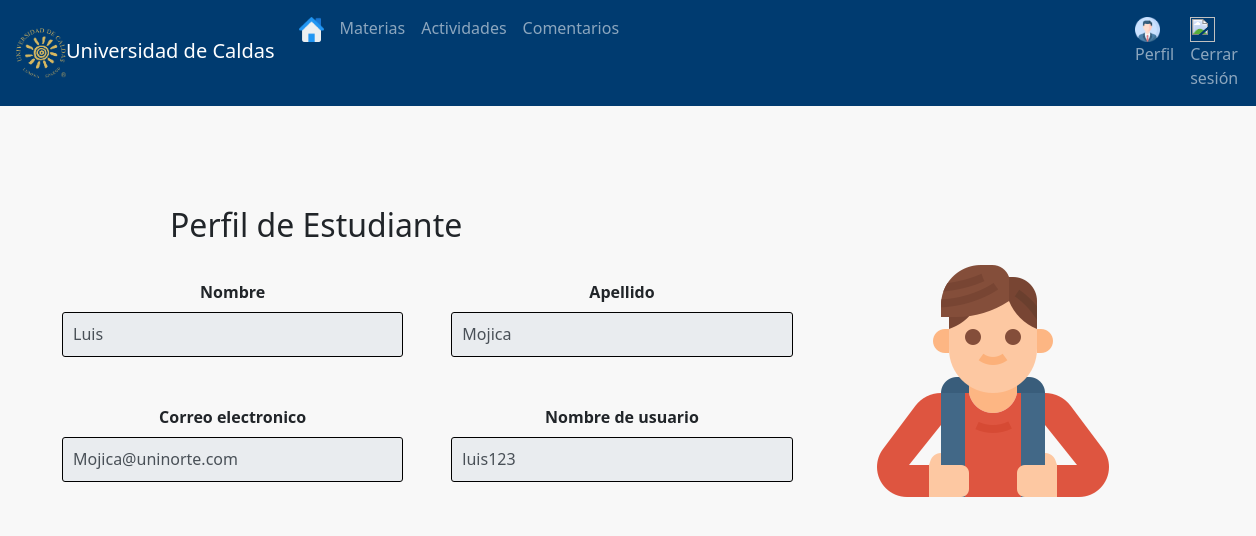
The page /Perfil (signed in) on the database its author committed.
### tables this page shows
CREATE TABLE "Usuarios" (
	"id"	INTEGER NOT NULL,
	"name"	TEXT NOT NULL,
	"apellido"	TEXT NOT NULL,
	"email"	TEXT NOT NULL,
	"username"	TEXT NOT NULL,
	"password"	TEXT NOT NULL,
	"roles"	TEXT NOT NULL,
	PRIMARY KEY("id" AUTOINCREMENT)
);

### app.py (the view)
@app.route('/Perfil', methods = ['GET'])
def perfil():
    if 'UserLogin' in session:
        usuario = db.get_user_db(session['UserLogin'])
        rolUsuario = session['Rol']
        return render_template('perfil.html', usuario = usuario, rol = rolUsuario)
    else:
        return redirect('/')

### db.py (called while the page is built)
def get_db():
    try:
        conn = sqlite3.connect(dbName)
        print('Conectada a BDD')
        return conn
    except Error:
        print(Error)

def get_user_db(userid):
    conn= get_db()
    cursor= conn.execute("select * from Usuarios where username='"+userid+"';")
    resultSet= cursor.fetchone()
    close_db(conn)
    return resultSet

### templates/perfil.html (shortened to what this page needs)
{% extends 'layout.html' %}
{% block body %}
<!DOCTYPE html>
<html lang="en">
<head>
</head>
<body>
    <h2 style="margin-left: 170px; margin-top: 100px;">Perfil de {{usuario[6]}}</h2>
    <div class="container" style="text-align: center; margin-right: 70px;">
    <div class="row align-items-center">
        <div class="col-8">
            <form class="row g-5">
                <div class="col-md-6">
                    <label class="form-label" style="font-weight: bold;">Nombre</label>
                    <input type="text" class="form-control" value="{{usuario[1]}}" readonly>
                </div>
                <div class="col-md-6">
                    <label class="form-label" style="font-weight: bold;">Apellido</label>
                    <input type="text" class="form-control" value="{{usuario[2]}}" readonly>
                </div>
                <div class="col-md-6">
                    <label class="form-label" style="font-weight: bold;">Correo electronico</label>
                    <input type="email" class="form-control" value="{{usuario[3]}}" readonly>
                </div>
                <div class="col-md-6">
                    <label class="form-label" style="font-weight: bold;">Nombre de usuario</label>
                    <input type="text" class="form-control" value="{{usuario[4]}}" readonly>
                </div>
            </form>
        </div>
        <div class="col">
            {%if rol == 'Administrador'%}
                <img src="../static/images/adminIcon.png" class="rounded float-end">
            {%elif rol == 'Estudiante'%}
                <img src="../static/images/studentIcon.png" class="rounded float-end">
            {%else %}
                <img src="../static/images/teacherIcon.png" class="rounded float-end">
            {%endif%}
        </div>
    </div>
</body>
</html>
{% endblock %}

### static/css/app.css (style rules this page uses)
body { background: #f8f8f8; }

### static/css/index.css (style rules this page uses)
* { box-sizing: border-box; }
.form-control { width: 100%; border: 1px solid black; border-radius: 3px; height: 45px; line-height: 45px; padding: 0 40px 0 10px; transition: .3s ease all; }

### rows shown on the page
Usuarios: roles "Estudiante", name "Luis", apellido "Mojica", email "Mojica@uninorte.com", username "luis123"
